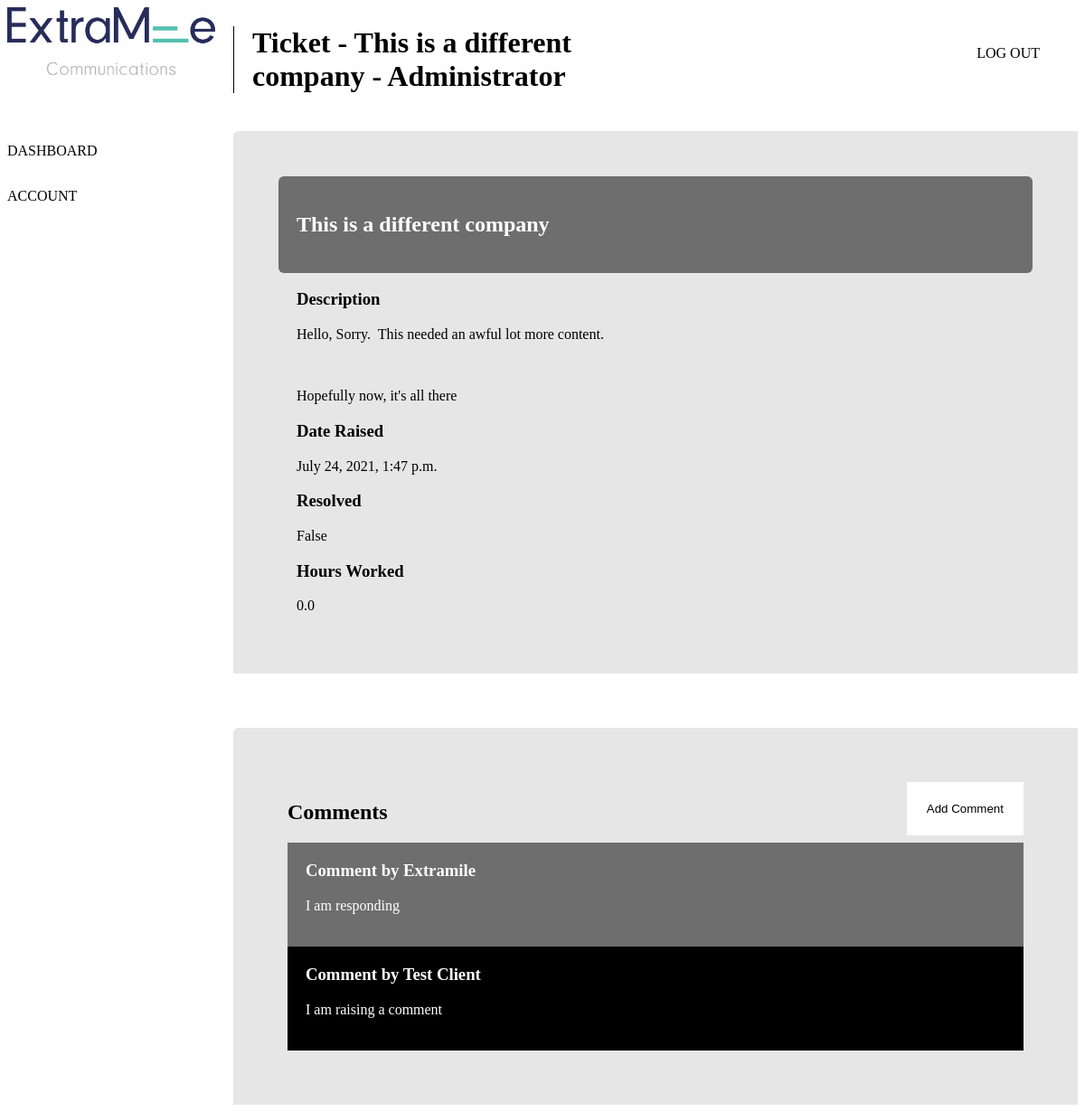
Page /dashboard/admin/tickets/3 (signed in) on the committed database.
### tickets/models.py (models this page shows, shortened)
class Ticket(models.Model):
    client = models.ForeignKey(Client, on_delete=models.CASCADE)
    title = models.CharField(max_length = 50, default='')
    issue = models.TextField()
    wrike_number = models.CharField(max_length = 10)
    severity = models.CharField(
        max_length=2,
        choices = [
        ('ST', 'Standard'),
        ('HI','High'),
        ('VH','Very High'),
        ('CR','Critical')
        ]
    )
    hours_predicted = models.FloatField(default=0)
    hours_used = models.FloatField(default=0)
    customer_feedback_requested = models.BooleanField(default=False)
    resolved = models.BooleanField(default=False)
    date_created = models.DateTimeField('Date Created')
    date_updated = models.DateTimeField('Date Updated', null=True)
    file_upload = models.FileField(null=True)

class Comment(models.Model):
    ticket = models.ForeignKey(Ticket, on_delete=models.CASCADE)
    sender = models.ForeignKey(Client, on_delete=models.CASCADE, null=True, blank=True)
    comment = models.TextField()
    date_sent = models.DateTimeField('Date Sent', blank=True)

class Client(models.Model):
    user = models.OneToOneField(settings.AUTH_USER_MODEL, on_delete=models.CASCADE, null=True)
    client_name = models.CharField(max_length=200)
    client_email = models.EmailField()
    client_address = models.CharField(max_length=200, null = True, blank = True)
    client_registered_company_number = models.CharField(max_length=30, null = True, blank = True)
    live_client = models.BooleanField (default=True)
    date_registered = models.DateTimeField('Date Registered')
    contract_type = models.ForeignKey(Contract, on_delete=models.CASCADE)
    contract_start_date = models.DateTimeField()
    contracted_monthly_service_hours = models.FloatField(default=1)
    contracted_monthly_SEM_hours = models.FloatField(default=0)
    paid_extra_hours = models.FloatField(default=0)
    hours_used_this_month = models.FloatField(default=0)
    discontented_client = models.BooleanField(default=False)
    priority_client = models.BooleanField(default=False)
    def __str__(self):
        return self.client_name

### tickets/views.py (the view)
# urls.py: path('dashboard/admin/tickets/<int:number>', views.admin_tickets_single, name='admin-tickets-single'),
def admin_tickets_single(request, number):
    if not request.user.is_authenticated:
        return redirect('/')
    if not request.user.is_staff:
        return redirect('/')
    ticket = Ticket.objects.filter(pk = number).first()
    comments = Comment.objects.filter(ticket = number).all().order_by('-date_sent')
    return render(request,'tickets/admin/ticket-single.html', {'ticket': ticket, 'comments': comments})

### tickets/templates/tickets/admin/ticket-single.html (shortened to what this page needs)
{% extends 'base.html' %}
{% load jsonify %}
{% block content %}
    <div class="page-wrap">
      <div class="main-wrap">
        <div class="sidebar">
          <img src="/static/img/logo.jpg" alt="logo">
          <a href="/dashboard">Dashboard</a>
          <a href="/account">Account</a>
        </div>
        <div class="main_content admin-tickets">
          <div class="head_section">
            <h1 class='head-title'> Ticket - {{ ticket.title }} - Administrator</h1>
          </div>
          <div class="admin-tickets_section">
            <div class="ticket">
              <div class="hero">
                <h2>{{ ticket.title }}</h2>
              </div>
              <div class="information">
                <h3>Description</h3>
                <p>{{ ticket.issue|safe }}</p>
                <h3>Date Raised</h3>
                <p>{{ ticket.date_created }}</p>
                <h3>Resolved</h3>
                <p>{{ ticket.resolved }}</p>
                <h3>Hours Worked</h3>
                <p>{{ ticket.hours_used }}</p>
              </div>
            </div>
          </div>
            <div class="comments">
              <h2>Comments</h2>
              <div class="buttons">
                <a href="/comment/{{ ticket.pk }}/"> <button type="button" name="button">Add Comment</button> </a>
              </div>
              {% for comment in comments  %}
              <div class="comment">
                <h3>Comment by {{ comment.sender }}</h3>
                <p>{{ comment.comment|safe }}</p>
              </div>
              {% endfor %}
          </div>
        </div>
      </div>
    </div>
{% endblock content %}

### tickets/static/css/style.css (style rules this page uses)
.sidebar { display: grid; grid-template-rows: 150px 50px 50px 50px; }
.head_section .head-title { border-left: 1px solid black; padding-left: 20px; }
div.admin-tickets { display: grid; grid-template-rows: auto auto; grid-gap: 20px; }
div.admin-tickets .admin-tickets_section { background-color: #e6e6e6; padding: 50px; border-radius: 6px 0 0 0; margin-bottom: 20px; }
div.admin-tickets .admin-tickets_section .hero { background-color: #6e6e6e; color: white; padding: 20px; border-radius: 6px; }
div.admin-tickets .admin-tickets_section .information { padding: 0 20px; }
div.admin-tickets .comments { margin-top: 20px; background-color: #e6e6e6; border-radius: 6px 0 0 0; padding: 60px; position: relative; }
div.admin-tickets .comments h3 { margin-top: 0; }
div.admin-tickets .comments .buttons { position: absolute; right: 60px; top: 60px; }
div.admin-tickets .comments .buttons button { background-color: white; cursor: pointer; border: none; padding: 22px; }
div.admin-tickets .comments .comment { background-color: #6e6e6e; color: white; padding: 20px; }
div.admin-tickets .comments .comment:nth-child(2n) { background-color: #000; }
div.admin-tickets .comments .comment p { margin-bottom: 0; }
html { background: white; font-family: 'neuzeit-grotesk'; }
.main-wrap { display: grid; grid-template-columns: 250px 1fr; }
.sidebar img { max-width: 230px; }
.sidebar a { text-decoration: none; text-transform: uppercase; color: black; }
.head_section h1 { max-width: 90vw; }
@media only screen and (min-width: 700px) { .head_section h1 { width: calc(0.35 * 100vw); } }

### rows in the picture
Ticket: title "This is a different company", issue "Hello, Sorry. This needed an awful lot more content. Hopefully now, it's all there", date_created "July 24, 2021, 1:47 p.m.", resolved "False", hours_used "0.0"
Comment: sender "Extramile", comment "I am responding"
Comment: sender "Test Client", comment "I am raising a comment"
